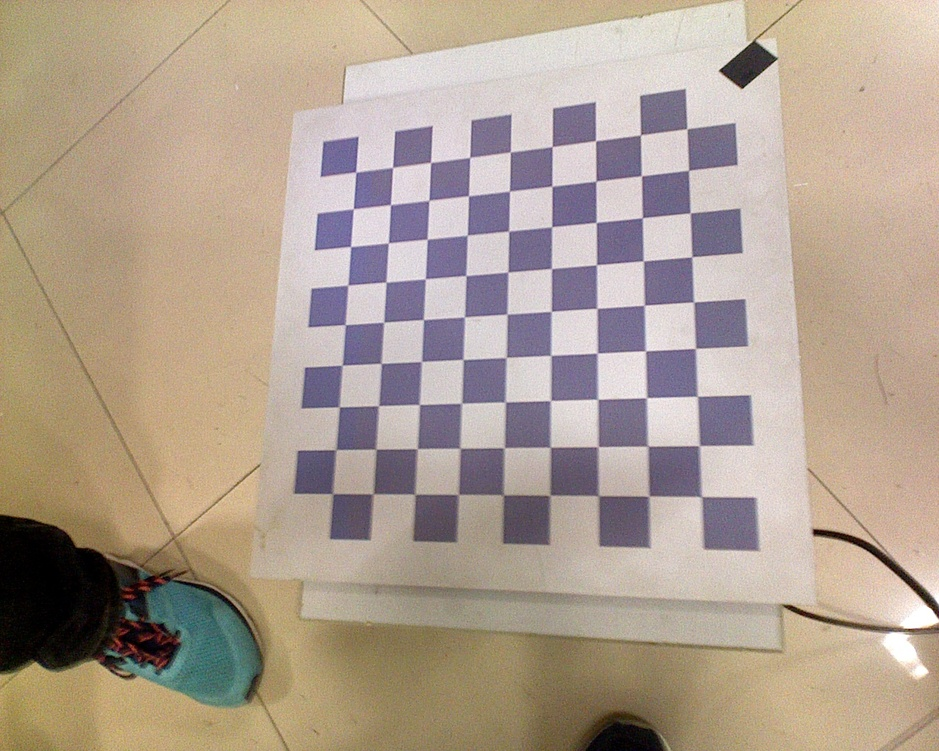
#> input picture chessboard/before/cc1.jpg, 939 x 751 px, shrunk from 1280 x 1024 before the run
$ python camera_calibrate.py chessboard/before/cc1.jpg
#> lines starting #> are read from the running program, lines starting #| are printed output that depends on the picture
#author: Ouyang Zhangjian
#date:2016/12/28

from __future__ import print_function

import numpy as np
import cv2

from Tkinter import *
from tkFileDialog import askdirectory

def selectPath(): #select the photos' directory
    path_ = askdirectory()
    path.set(path_)
def helpwindows():
    root = Tk()
    Message(root, text = "what is the camera caliberation?\n      Camera Caliberation In the process of image measurement and application of machine vision, in order to determine the relationship between the 3D geometric position of a certain point at spatial object surface and the corresponding point in the image, we must establish the geometric model of camera imaging, these geometric parameters of the model is the parameters of the camera .Under most conditions, these parameters must be obtained through experiment and calculation. This process is called camera calibration.").grid()
    root.mainloop()

root = Tk()
path = StringVar()
root.title("Camera Calliberation")
m = Menu(root) #menu part
root.config(menu = m)
filemenu = Menu(m)
m.add_cascade(label="file",menu=filemenu)
filemenu.add_command(label="open...",command = selectPath)
filemenu.add_separator()
filemenu.add_command(label = "exit",command = quit)
helpmenu = Menu(m)
m.add_cascade(label = "help",menu = helpmenu)
helpmenu.add_command(label="about...",command = helpwindows)

# local modules
from common import splitfn

# built-in modules
import os

if __name__ == '__main__':
    import sys
    import getopt
    from glob import glob

    args, img_mask = getopt.getopt(sys.argv[1:], '', ['debug=', 'square_size='])
    args = dict(args)
    args.setdefault('--debug', './output/')
    args.setdefault('--square_size', 1.0)
    if not img_mask:
        img_mask = '../data/cc*.jpg'  # default
    else:
        img_mask = img_mask[0]

    img_names = glob(img_mask)
    debug_dir = args.get('--debug')
    if not os.path.isdir(debug_dir):
        os.mkdir(debug_dir)
    square_size = float(args.get('--square_size'))

    pattern_size = (9, 9)
    pattern_points = np.zeros((np.prod(pattern_size), 3), np.float32)
    pattern_points[:, :2] = np.indices(pattern_size).T.reshape(-1, 2)
    pattern_points *= square_size

    obj_points = []
    img_points = []
    h, w = 0, 0
    img_names_undistort = []
    for fn in img_names:
        print('processing %s... ' % fn, end='')
        img = cv2.imread(fn, 0)
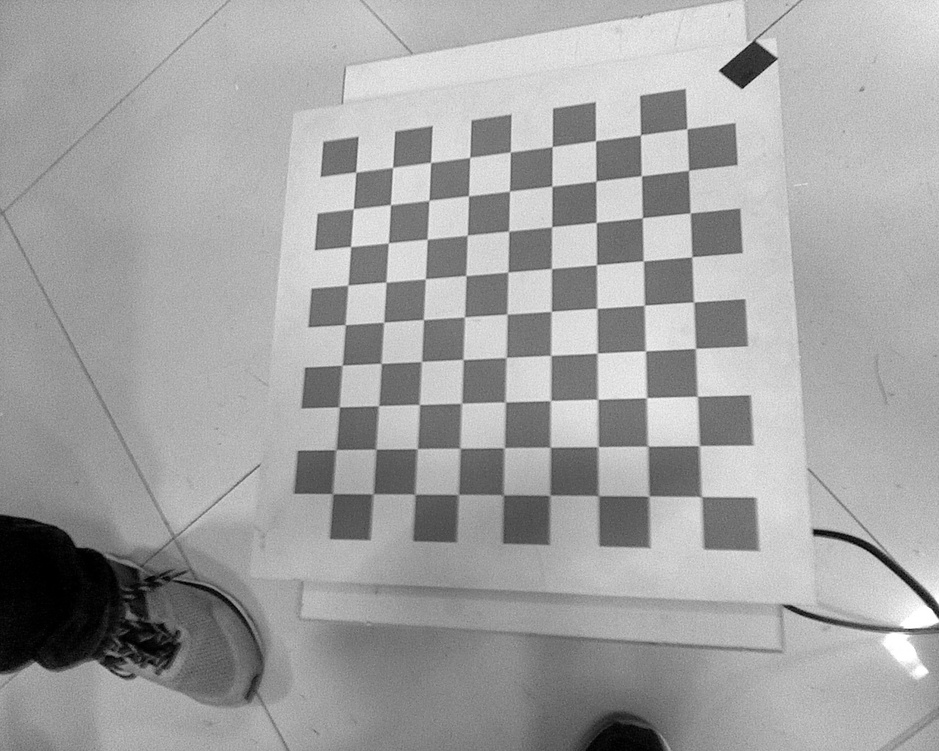
#> img: shape (751, 939); min 0, max 255, mean 161.9
        if img is None:
            print("Failed to load", fn)
            continue

        h, w = img.shape[:2]
#> h = 751; w = 939
        found, corners = cv2.findChessboardCorners(img, pattern_size)
#> found = True; corners = 81 rows, first 8: [686.6, 128.7], [688.5, 170.4], [690.3, 212.8], [691.6, 256.8], [693.6, 302.2], [695.6, 348.5], [697.4, 396.4], [699.2, 445.8]
        if found:
            term = (cv2.TERM_CRITERIA_EPS + cv2.TERM_CRITERIA_COUNT, 30, 0.1)
            cv2.cornerSubPix(img, corners, (5, 5), (-1, -1), term)

        if debug_dir:
            vis = cv2.cvtColor(img, cv2.COLOR_GRAY2BGR)
            cv2.drawChessboardCorners(vis, pattern_size, corners, found)
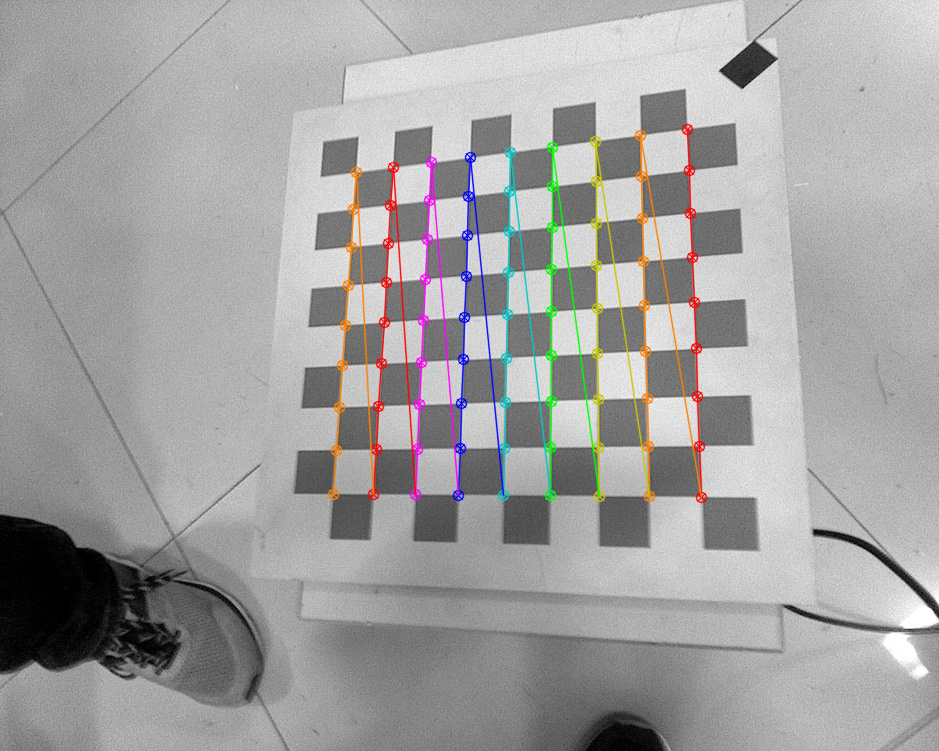
#> vis: shape (751, 939, 3); mean B, G, R 160.5, 161, 161.9
#> (the run stopped early here; a loop or call above may not have finished)

$ run again, on chessboard/before/cc2.jpg
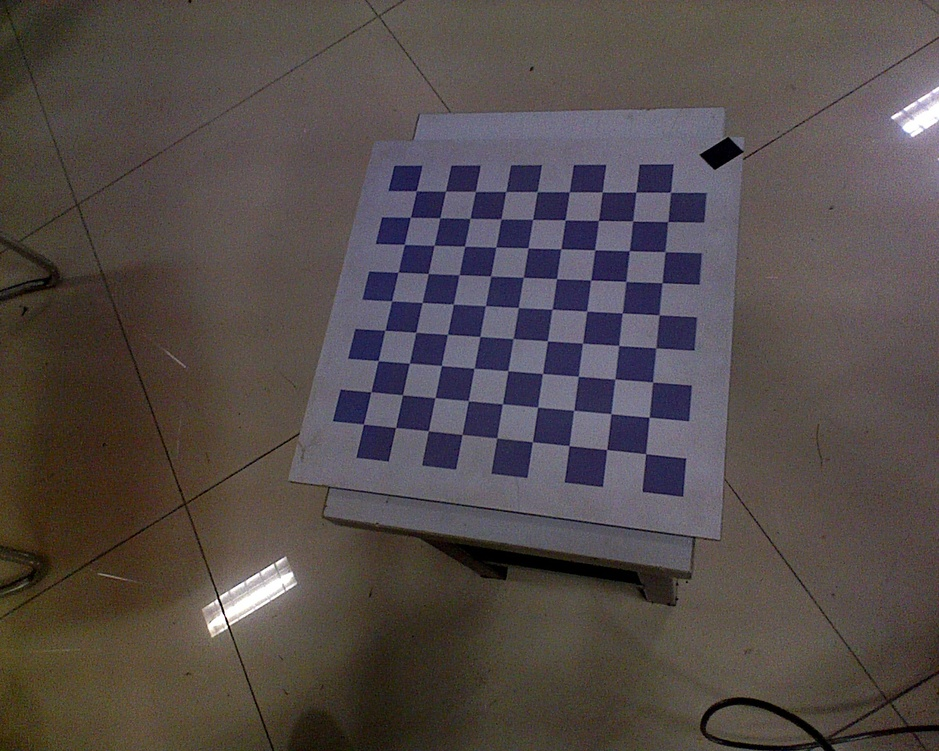
#> input picture chessboard/before/cc2.jpg, 939 x 751 px, shrunk from 1280 x 1024 before the run
#> `img = cv2.imread(fn, 0)`:
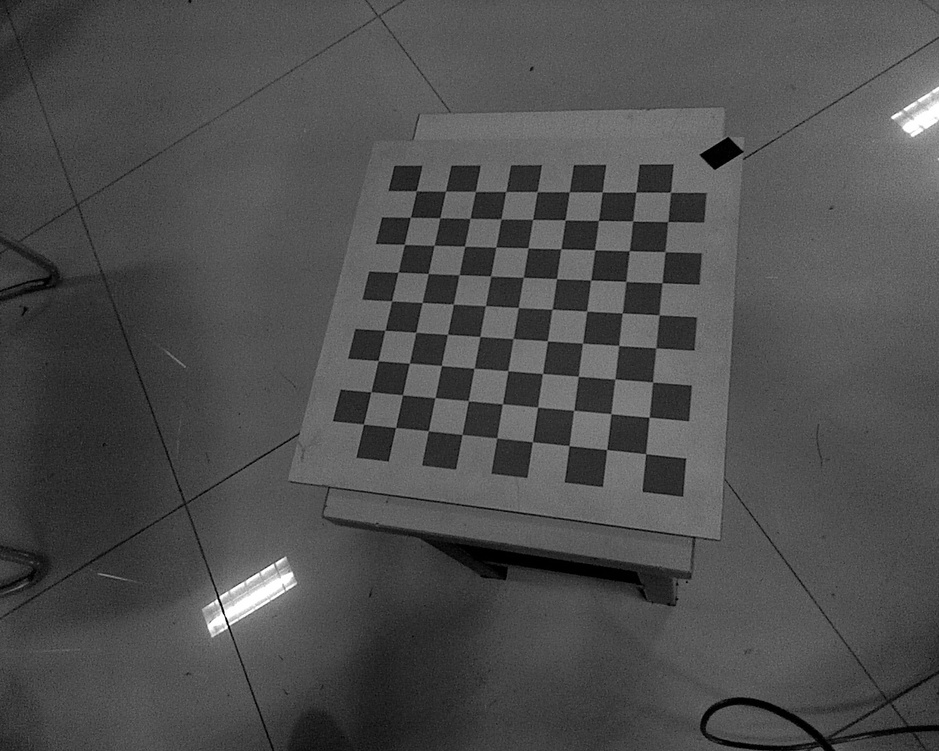
#> img: shape (751, 939); min 0, max 255, mean 77.6
#> found = True; corners = 81 rows, first 8: [415.9, 190.7], [445.5, 191], [475.4, 191.5], [505.6, 191.6], [537.1, 191.5], [569.1, 192], [602.1, 191.9], [635.7, 192.1]
#> `cv2.drawChessboardCorners(vis, pattern_size, corners, found)`:
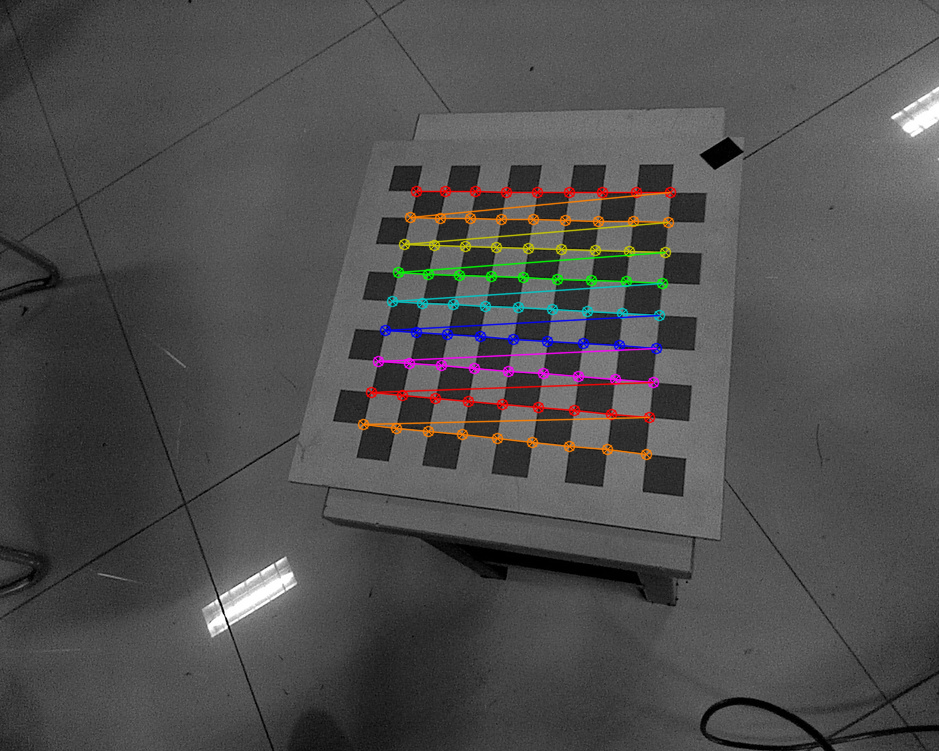
#> vis: shape (751, 939, 3); mean B, G, R 77.6, 78, 78.8

$ run again, on chessboard/before/cc3.jpg
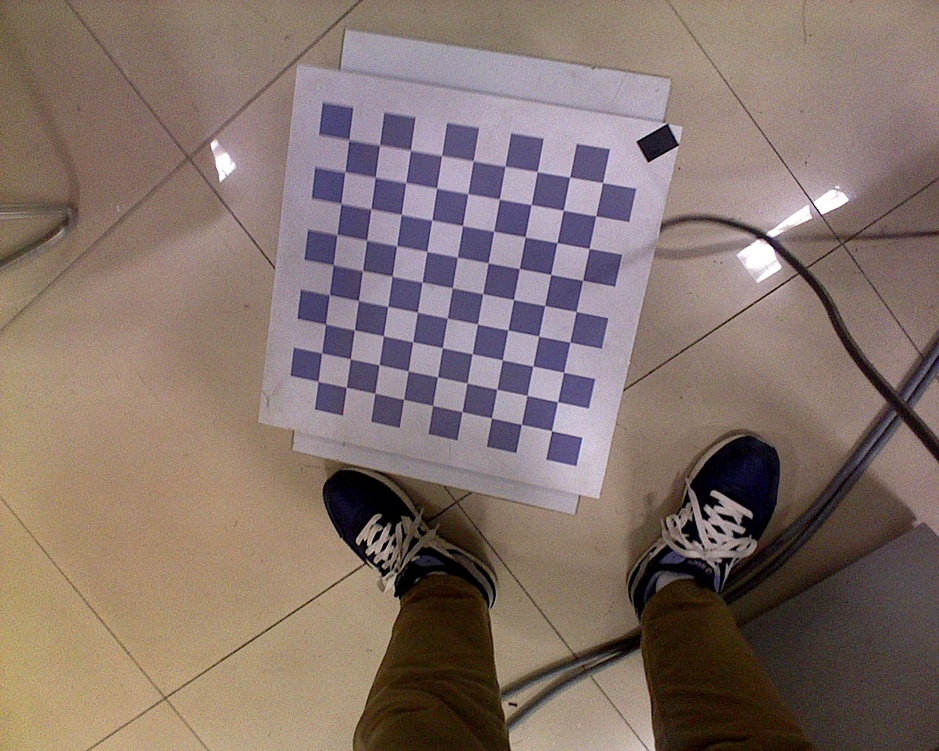
#> input picture chessboard/before/cc3.jpg, 939 x 751 px, shrunk from 1280 x 1024 before the run
#> `img = cv2.imread(fn, 0)`:
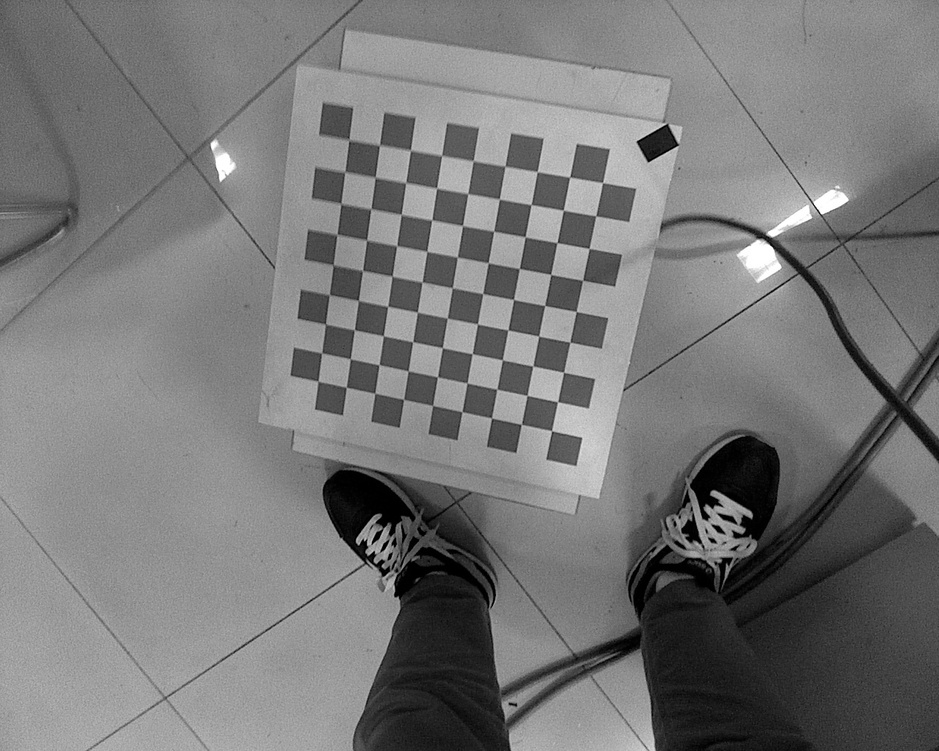
#> img: shape (751, 939); min 0, max 255, mean 119.2
#> found = True; corners = 81 rows, first 8: [349.2, 140.1], [379.3, 145.9], [410.5, 150.1], [441.7, 155.5], [473.2, 160.6], [505, 166.2], [537.1, 171.7], [569.6, 177]
#> `cv2.drawChessboardCorners(vis, pattern_size, corners, found)`:
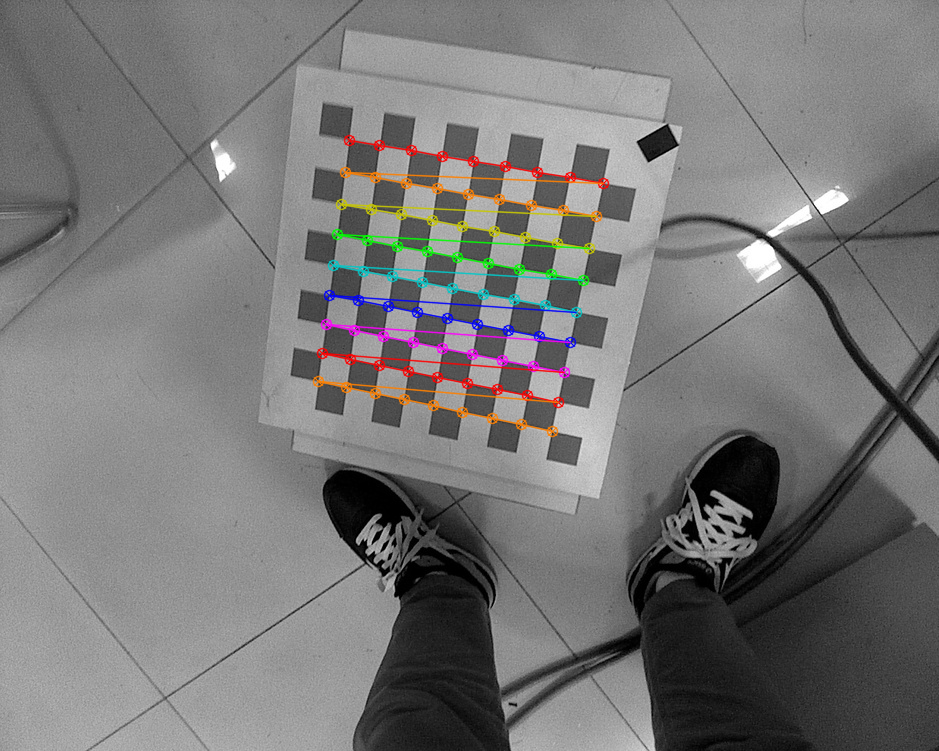
#> vis: shape (751, 939, 3); mean B, G, R 118.5, 118.9, 119.7

$ run again, on chessboard/before/cc4.jpg
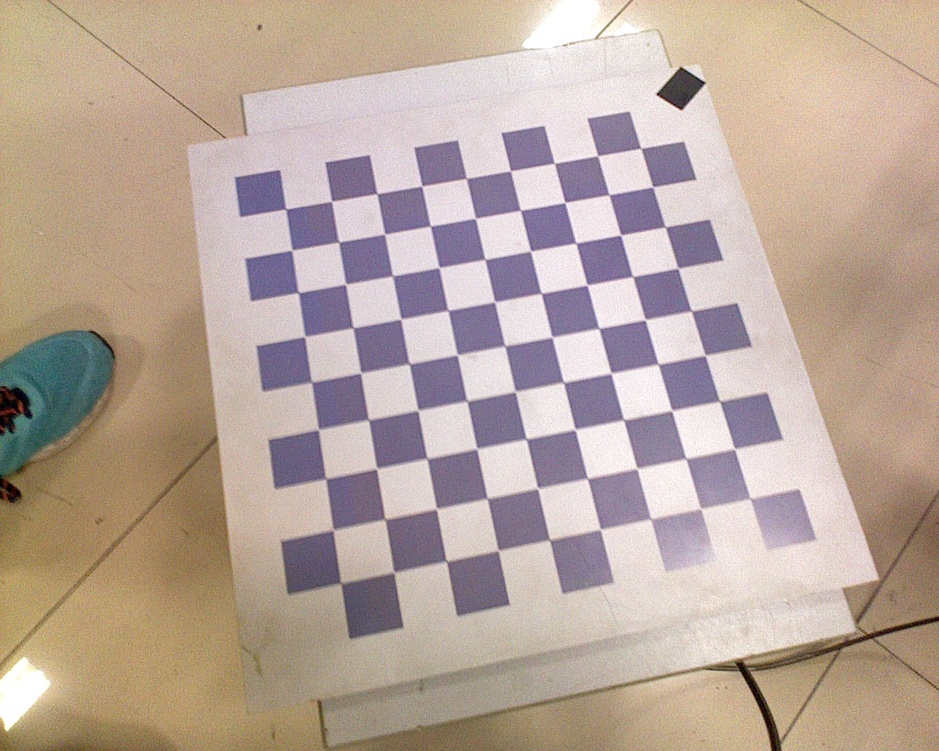
#> input picture chessboard/before/cc4.jpg, 939 x 751 px, shrunk from 1280 x 1024 before the run
#> `img = cv2.imread(fn, 0)`:
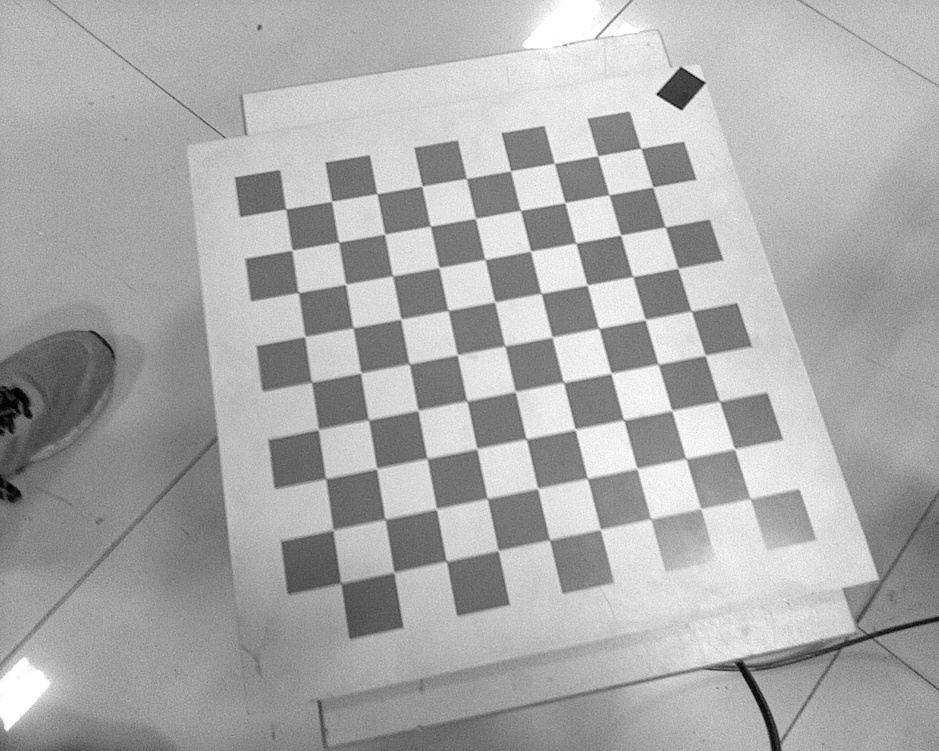
#> img: shape (751, 939); min 0, max 255, mean 170.2
#> found = True; corners = 81 rows, first 8: [641, 148.7], [653.1, 186.8], [665.2, 227.1], [678.1, 268.3], [691.6, 311.2], [705.2, 355.3], [719.6, 401], [734.7, 448.9]
#> `cv2.drawChessboardCorners(vis, pattern_size, corners, found)`:
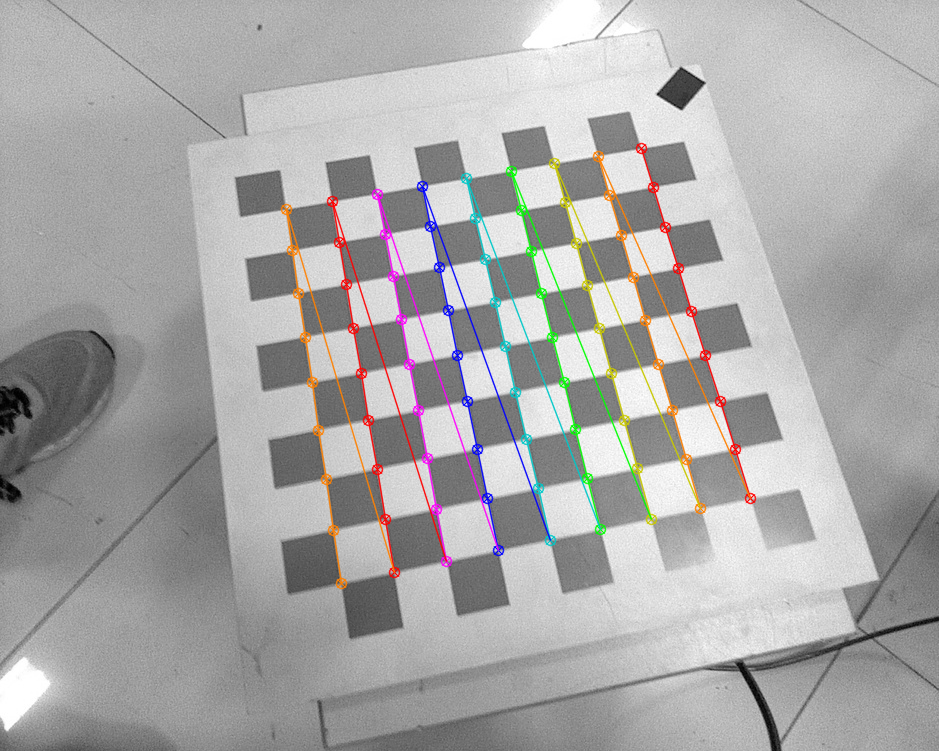
#> vis: shape (751, 939, 3); mean B, G, R 168.6, 169, 170
